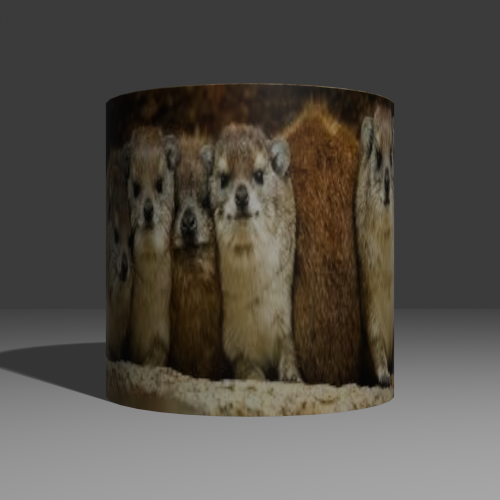
#> input picture Discussion/D02/camera view.png, 1000 x 1000 px (shown at 1/2 size)
$ python solution.py
#> lines starting #> are read from the running program, lines starting #| are printed output that depends on the picture; after the words box and inside, x2 and y2 are one past the last pixel; in counts of white or black regions, pixels touching at a corner belong together
import numpy as np
import cv2

# Scene configuration
radius = 1
camera_location = (7, 0, 0)
z_range = (-1, +1)

# Calculate the visible range of pillar
angle = np.acos(radius/camera_location[0])
angle_range = (-angle, angle)

# Ratio and size of unwrap poster
w = angle*2
h = z_range[1] - z_range[0]
pixel_per_unit = 50
w_px, h_px = int(w*pixel_per_unit), int(h*pixel_per_unit)
unwrap = np.zeros([h_px, w_px, 3], dtype=np.uint8)
print('Unwrap image size:', w_px, h_px)

# Camera extrinsic parameter (RT)
r_inv = np.array([[0, 0, -1],
                  [1, 0,  0],
                  [0,-1,  0],], dtype=np.float32)
r = np.linalg.inv(r_inv)
t = np.array([[0], [0], [7]], dtype=np.float32)
rt = np.hstack([r, t])
print('Camera extrinsic RT =\n', rt)

# Camera intrinsic parameter (K)
k = np.array([[2000, 0, 500],
              [0, 2000, 500],
              [0, 0, 1]], dtype=np.float32)
print('Camera intrinsic K =\n', k)

# Precalculate the projection matrix P
krt = k@rt

# Load camera view image
cam_view = cv2.imread('camera view.png')
#> cam_view is the input picture: shape (1000, 1000, 3); mean B, G, R 72.8, 79.5, 84
cam_view_draw = cam_view.copy() # Copy for visualization

# Project 3D points on pillar to imaging plane
for u in range(w_px):
    theta = angle_range[0]+u*(angle_range[1]-angle_range[0])/(w_px-1)
    x, y = np.cos(theta), np.sin(theta)
    for v in range(h_px):
        z = 1-v*(2)/(h_px-1)
        pos_3d = np.array([x, y, z, 1])
        pos_2d = krt@pos_3d
        pos_2d = pos_2d/pos_2d[-1]
        pos_2d = pos_2d[:2].astype(np.int32)

        # Assign color on camera view to the unwrap poster
        unwrap[v, u] = cam_view[pos_2d[1], pos_2d[0]]

        # Mark the sampling location on camera view
        cv2.circle(cam_view_draw, pos_2d, 1, (0, 0, 255), -1, cv2.LINE_4)
        cv2.imshow('sampling', cam_view_draw)

        cv2.imshow('unwrap', cv2.resize(unwrap, None, None, 4, 4, cv2.INTER_AREA))
        cv2.waitKey(1)
#> this loop made 142 passes
#> pass 1, `cv2.imshow('unwrap', cv2.resize(unwrap, None, None, 4, 4, cv2.INTER_AR..`:
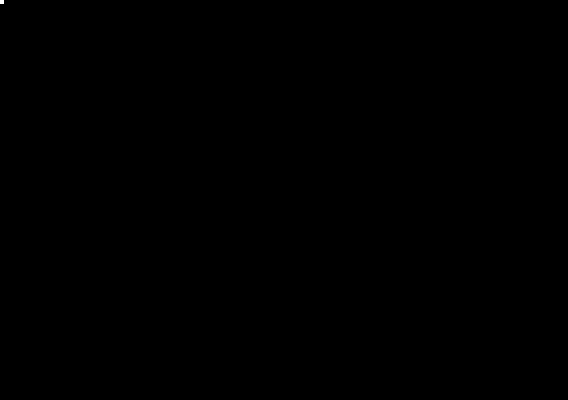
#> window 'unwrap': shape (400, 568, 3); values 0 (black) and 50 (white), 0.01% white; 1 white region (1 under 20 px)
#> after the loop:
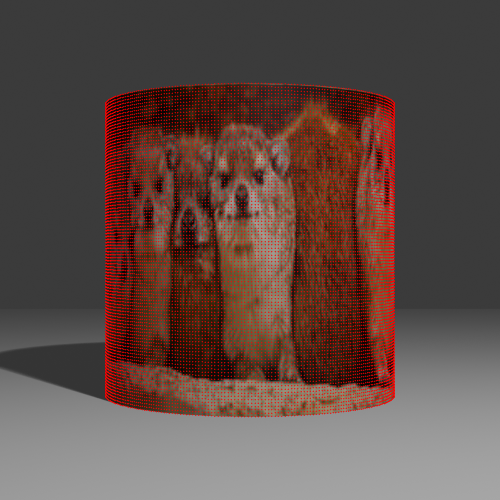
#> cam_view_draw: shape (1000, 1000, 3) (shown at 1/2 size); 6.37% of pixels changed, all inside (x1, y1, x2, y2) = (210, 165, 790, 835)
#> after the loop:
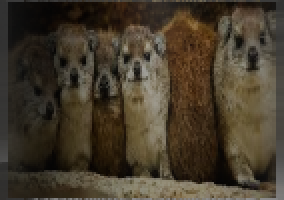
#> unwrap: shape (100, 142, 3) (shown 2 times larger); mean B, G, R 43.4, 58.9, 68.9

cv2.destroyAllWindows()

# Save result
cv2.imwrite('Discussion/D02/unwrap_image.png', unwrap)
